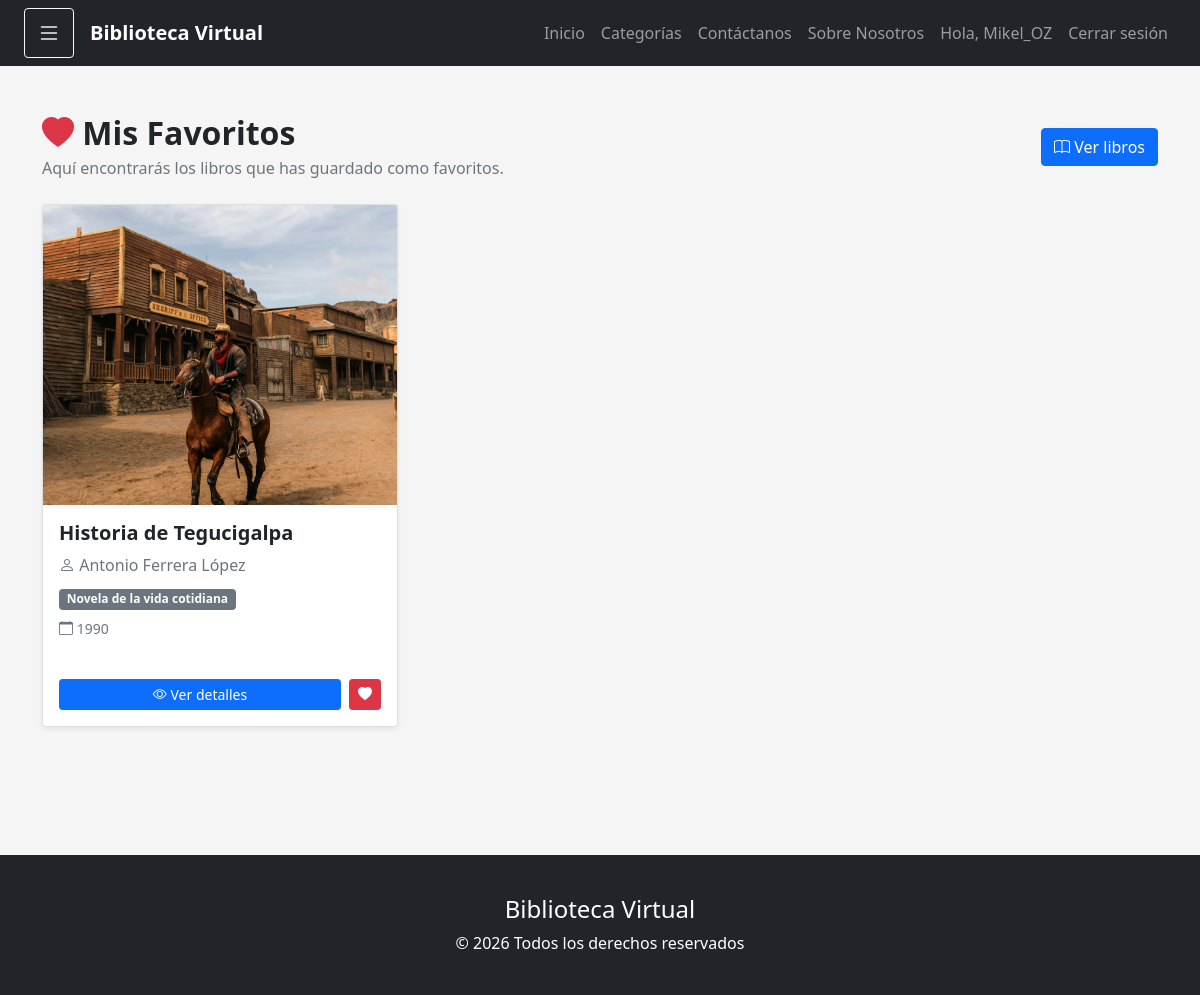
/biblioteca/favoritos/ (signed in), run on the app's committed database.
### biblioteca/models.py (models this page shows, shortened)
class Favorito(models.Model):
    usuario = models.ForeignKey(
        User,
        on_delete=models.CASCADE,
        related_name="favoritos"
    )
    libro = models.ForeignKey(
        Libro,
        on_delete=models.CASCADE,
        related_name="favoritos"
    )
    fecha_agregado = models.DateTimeField(
        auto_now_add=True
    )
    class Meta:
        db_table = "favoritos"
        verbose_name = "Favorito"
        verbose_name_plural = "Favoritos"
        ordering = ["-fecha_agregado"]
        constraints = [
            models.UniqueConstraint(
                fields=["usuario", "libro"],
                name="usuario_libro_unico"
            )
        ]

class Libro(models.Model):
    titulo = models.CharField(
        max_length=200,
        verbose_name="Título"
    )
    autor = models.CharField(
        max_length=150,
        verbose_name="Autor"
    )
    descripcion = models.TextField(
        blank=True,
        null=True,
        verbose_name="Descripción"
    )
    portada = models.ImageField(
    upload_to="libros/",
    blank=True,
    null=True,
    verbose_name="Portada"
    )
    anio_publicacion = models.PositiveIntegerField(
        blank=True,
        null=True,
        verbose_name="Año de publicación"
    )
    categoria = models.ForeignKey(
        Categoria,
        on_delete=models.PROTECT,
        related_name="libros",
        verbose_name="Categoría"
    )
    disponible = models.BooleanField(
        default=True,
        verbose_name="Disponible"
    )
    fecha_registro = models.DateTimeField(
        auto_now_add=True,
        verbose_name="Fecha de registro"
    )
    class Meta:
        db_table = "libros"
        verbose_name = "Libro"
        verbose_name_plural = "Libros"
        ordering = ["titulo"]

class Categoria(models.Model):
    nombre = models.CharField(
        max_length=100,
        unique=True,
        verbose_name="Nombre"
    )
    descripcion = models.TextField(
        blank=True,
        null=True,
        verbose_name="Descripción"
    )
    estado = models.BooleanField(
        default=True,
        verbose_name="Estado"
    )
    fecha_creacion = models.DateTimeField(
        auto_now_add=True,
        verbose_name="Fecha de creación"
    )
    class Meta:
        db_table = "categorias"
        verbose_name = "Categoría"
        verbose_name_plural = "Categorías"
        ordering = ["nombre"]

### biblioteca/views.py (the view)
# urls.py: path('favoritos/',views.favoritos,name='favoritos'),
def favoritos(request):
    if not request.user.is_authenticated:
        return redirect('login')
    favoritos = Favorito.objects.filter(
        usuario=request.user
    ).select_related(
        'libro',
        'libro__categoria'
    )
    return render(
        request,
        'biblioteca/favoritos.html',
        {
            'favoritos': favoritos
        }
    )

### biblioteca/templates/biblioteca/favoritos.html (shortened to what this page needs)
{% extends 'base.html' %}
{% block content %}
<div class="container py-5">
    <div class="d-flex justify-content-between align-items-center mb-4">
        <div>
            <h2 class="fw-bold mb-1">
                <i class="bi bi-heart-fill text-danger"></i>
                Mis Favoritos
            </h2>
            <p class="text-muted mb-0">
                Aquí encontrarás los libros que has guardado como favoritos.
            </p>
        </div>
        <a
            href="{% url 'libros' %}"
            class="btn btn-primary">
            <i class="bi bi-book"></i>
            Ver libros
        </a>
    </div>
    {% if favoritos %}
        <div class="row g-4">
            {% for favorito in favoritos %}
                <div class="col-md-6 col-lg-4">
                    <div class="card h-100 shadow-sm">
                        {% if favorito.libro.portada %}
                            <img
                                src="{{ favorito.libro.portada.url }}"
                                class="card-img-top"
                                alt="Portada de {{ favorito.libro.titulo }}"
                                style="height: 300px; object-fit: cover;"
                            >
                        {% endif %}
                        <div class="card-body">
                            <h5 class="card-title fw-bold">
                                {{ favorito.libro.titulo }}
                            </h5>
                            <p class="text-muted mb-2">
                                <i class="bi bi-person"></i>
                                {{ favorito.libro.autor }}
                            </p>
                            <p class="mb-2">
                                <span class="badge bg-secondary">
                                    {{ favorito.libro.categoria.nombre }}
                                </span>
                            </p>
                            {% if favorito.libro.anio_publicacion %}
                                <p class="text-muted small mb-3">
                                    <i class="bi bi-calendar"></i>
                                    {{ favorito.libro.anio_publicacion }}
                                </p>
                            {% endif %}
                        </div>
                        <div class="card-footer bg-white border-0 pb-3">
                            <div class="d-flex gap-2">
                                <a
                                    href="{% url 'detalle_libro' favorito.libro.id %}"
                                    class="btn btn-primary btn-sm flex-grow-1">
                                    <i class="bi bi-eye"></i>
                                    Ver detalles
                                </a>
                                <a
                                    href="{% url 'toggle_favorito' favorito.libro.id %}"
                                    class="btn btn-danger btn-sm"
                                    title="Quitar de favoritos">
                                    <i class="bi bi-heart-fill"></i>
                                </a>
                            </div>
                        </div>
                    </div>
                </div>
            {% endfor %}
        </div>
    {% endif %}
</div>
{% endblock %}

### landing/templates/includes/navbar.html (shortened to what this page needs)
    <nav class="navbar navbar-expand-lg navbar-dark bg-dark">
        <div class="container-fluid px-4">
            <div class="d-flex align-items-center">
                {% if user.is_authenticated %}
                <button
                    class="btn btn-outline-light me-3"
                    type="button"
                    data-bs-toggle="offcanvas"
                    data-bs-target="#sidebar">
                    <i class="bi bi-list fs-4"></i>
                </button>
                {% endif %}
                <a class="navbar-brand fw-bold" href="{% url 'index' %}">
                    Biblioteca Virtual
                </a>
            </div>
            <div class="collapse navbar-collapse" id="menu">
                <ul class="navbar-nav ms-auto">
                    <li class="nav-item">
                        <a class="nav-link" href="{% url 'index' %}">
                            Inicio
                        </a>
                    </li>
                    <li class="nav-item">
                        <a class="nav-link" href="{% url 'categorias' %}">
                            Categorías
                        </a>
                    </li>
                    <li class="nav-item">
                        <a class="nav-link" href="{% url 'contact' %}">
                            Contáctanos
                        </a>
                    </li>
                    <li class="nav-item">
                        <a class="nav-link" href="{% url 'about' %}">
                            Sobre Nosotros
                        </a>
                    </li>
                    {% if user.is_authenticated %}
                        <li class="nav-item">
                            <span class="nav-link">
                                Hola, {{ user.username }}
                            </span>
                        </li>
                        <li class="nav-item">
                            <a class="nav-link" href="{% url 'logout' %}">
                                Cerrar sesión
                            </a>
                        </li>
                    {% endif %}
                </ul>
            </div>
        </div>
    </nav>

### landing/templates/base.html (style rules this page uses)
body { background-color: #f5f5f5; }

### data on the page
Favorito: libro.portada (picture), libro.titulo "Historia de Tegucigalpa", libro.autor "Antonio Ferrera López", libro.categoria.nombre "Novela de la vida cotidiana", libro.anio_publicacion "1990"

### other printed values
{{ user.username }} "Mikel_OZ"
